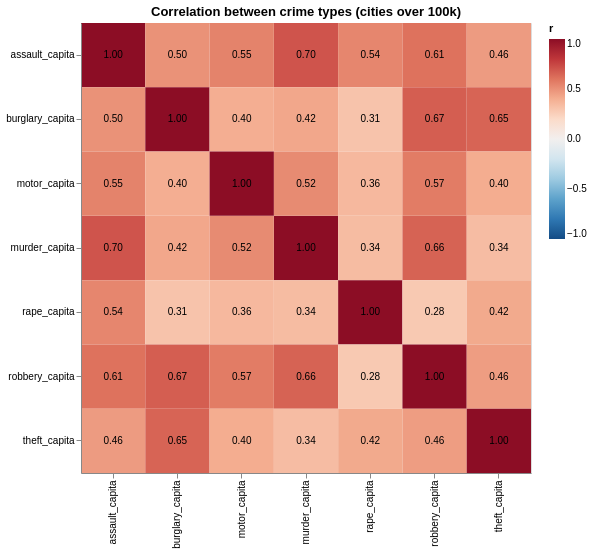

The notebook cell saved with this chart:
### Markdown cell above
-> Notice how we are using the `_capita` NOT the `_total`, <br>
This is because we want to use the count in relation to the location size. <br>
The data may looked innaccuraate if we don't.

### Code cell
correlation = larger[rate_columns].corr().reset_index().melt(id_vars='index', var_name='var2', value_name='r')

base = alt.Chart(correlation).encode(x=alt.X('index:N', title=None), y=alt.Y('var2:N', title=None))
heat = base.mark_rect().encode(color=alt.Color('r:Q', scale=alt.Scale(scheme='redblue', domain=[-1, 1], reverse=True)))
text = base.mark_text(fontSize=10).encode(text=alt.Text('r:Q', format='.2f'))

(heat + text).properties(title='Correlation between crime types (cities over 100k)', width=450, height=450)

### Figure 1 — Vega-Lite specification as saved in the notebook (floating-point values rounded to 4 significant figures)
{"config": {"view": {"continuousWidth": 300, "continuousHeight": 300}}, "layer": [{"mark": {"type": "rect"}, "encoding": {"color": {"field": "r", "scale": {"domain": [-1, 1], "reverse": true, "scheme": "redblue"}, "type": "quantitative"}, "x": {"field": "index", "title": null, "type": "nominal"}, "y": {"field": "var2", "title": null, "type": "nominal"}}}, {"mark": {"type": "text", "fontSize": 10}, "encoding": {"text": {"field": "r", "format": ".2f", "type": "quantitative"}, "x": {"field": "index", "title": null, "type": "nominal"}, "y": {"field": "var2", "title": null, "type": "nominal"}}}], "data": {"name": "data-db4684da9cefcedb871e437cd46c44ee"}, "height": 450, "title": "Correlation between crime types (cities over 100k)", "width": 450, "$schema": "https://vega.github.io/schema/vega-lite/v5.20.1.json", "datasets": {"data-db4684da9cefcedb871e437cd46c44ee": [{"index": "murder_capita", "var2": "murder_capita", "r": 1.0}, {"index": "rape_capita", "var2": "murder_capita", "r": 0.3383}, {"index": "robbery_capita", "var2": "murder_capita", "r": 0.656}, {"index": "assault_capita", "var2": "murder_capita", "r": 0.7025}, {"index": "burglary_capita", "var2": "murder_capita", "r": 0.423}, {"index": "theft_capita", "var2": "murder_capita", "r": 0.3367}, {"index": "motor_capita", "var2": "murder_capita", "r": 0.5217}, {"index": "murder_capita", "var2": "rape_capita", "r": 0.3383}, {"index": "rape_capita", "var2": "rape_capita", "r": 1.0}, {"index": "robbery_capita", "var2": "rape_capita", "r": 0.2816}, {"index": "assault_capita", "var2": "rape_capita", "r": 0.5366}, {"index": "burglary_capita", "var2": "rape_capita", "r": 0.3058}, {"index": "theft_capita", "var2": "rape_capita", "r": 0.4152}, {"index": "motor_capita", "var2": "rape_capita", "r": 0.3553}, {"index": "murder_capita", "var2": "robbery_capita", "r": 0.656}, {"index": "rape_capita", "var2": "robbery_capita", "r": 0.2816}, {"index": "robbery_capita", "var2": "robbery_capita", "r": 1.0}, {"index": "assault_capita", "var2": "robbery_capita", "r": 0.6077}, {"index": "burglary_capita", "var2": "robbery_capita", "r": 0.6695}, {"index": "theft_capita", "var2": "robbery_capita", "r": 0.459}, {"index": "motor_capita", "var2": "robbery_capita", "r": 0.5716}, {"index": "murder_capita", "var2": "assault_capita", "r": 0.7025}, {"index": "rape_capita", "var2": "assault_capita", "r": 0.5366}, {"index": "robbery_capita", "var2": "assault_capita", "r": 0.6077}, {"index": "assault_capita", "var2": "assault_capita", "r": 1.0}, {"index": "burglary_capita", "var2": "assault_capita", "r": 0.498}, {"index": "theft_capita", "var2": "assault_capita", "r": 0.4638}, {"index": "motor_capita", "var2": "assault_capita", "r": 0.5485}, {"index": "murder_capita", "var2": "burglary_capita", "r": 0.423}, {"index": "rape_capita", "var2": "burglary_capita", "r": 0.3058}, {"index": "robbery_capita", "var2": "burglary_capita", "r": 0.6695}, {"index": "assault_capita", "var2": "burglary_capita", "r": 0.498}, {"index": "burglary_capita", "var2": "burglary_capita", "r": 1.0}, {"index": "theft_capita", "var2": "burglary_capita", "r": 0.6526}, {"index": "motor_capita", "var2": "burglary_capita", "r": 0.3979}, {"index": "murder_capita", "var2": "theft_capita", "r": 0.3367}, {"index": "rape_capita", "var2": "theft_capita", "r": 0.4152}, {"index": "robbery_capita", "var2": "theft_capita", "r": 0.459}, {"index": "assault_capita", "var2": "theft_capita", "r": 0.4638}, {"index": "burglary_capita", "var2": "theft_capita", "r": 0.6526}, {"index": "theft_capita", "var2": "theft_capita", "r": 1.0}, {"index": "motor_capita", "var2": "theft_capita", "r": 0.4047}, {"index": "murder_capita", "var2": "motor_capita", "r": 0.5217}, {"index": "rape_capita", "var2": "motor_capita", "r": 0.3553}, {"index": "robbery_capita", "var2": "motor_capita", "r": 0.5716}, {"index": "assault_capita", "var2": "motor_capita", "r": 0.5485}, {"index": "burglary_capita", "var2": "motor_capita", "r": 0.3979}, {"index": "theft_capita", "var2": "motor_capita", "r": 0.4047}, {"index": "motor_capita", "var2": "motor_capita", "r": 1.0}]}}
